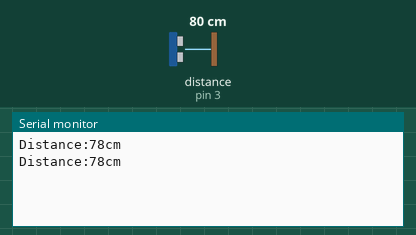
Bench run of a sketch on a simulated Arduino Uno, built with avr-gcc and run on an emulated ATmega328P. Shown: the last lines printed to the serial monitor. Wiring (inferred from the names in the program): ultrasonic range finder: trigger pin 2; echo pin 3. The test bench sets the inputs (shaded band); at power-on: distance to the obstacle (sensor on pin 3) 80 cm. The echo pulse lasts 58.3 µs per cm.

Above: at 1.8 s.
1.9 s: distance to the obstacle (sensor on pin 3) set to 2 cm
At 2.7 s:
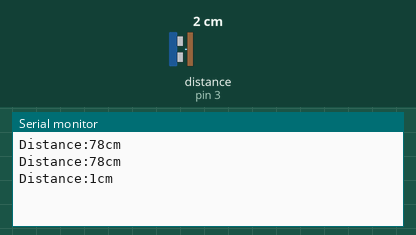
3.4 s: distance to the obstacle (sensor on pin 3) set to 4 cm
At 4.8 s:
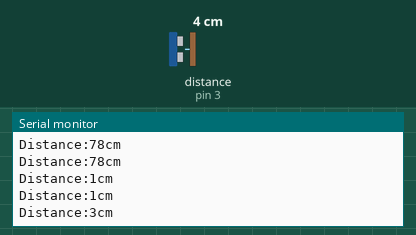
Timing chart, 0 to 6.4 s (numbered marks = the images above; inputs shaded):
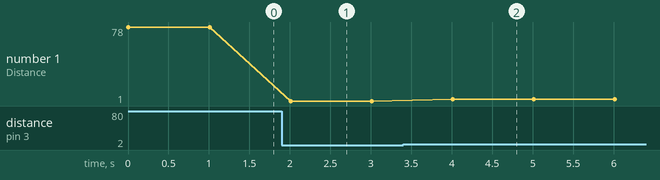

The sketch:

HC-SR04.ino
```cpp
#define Trig 2
#define Echo 3

long ProTime, Dist;

long Trigger(){
  digitalWrite(Trig,LOW);
  digitalWrite(Trig,HIGH);
  delayMicroseconds(10);
  digitalWrite(Trig,LOW);

  return pulseIn(Echo, HIGH);
}
void setup() {
  pinMode(Trig,OUTPUT);
  pinMode(Echo,INPUT);
  Serial.begin(9600);
}

void loop() {
  ProTime = Trigger();
  Dist = ProTime / 59;
  String message = "Distance:";
  message += Dist;
  message += "cm";
  Serial.println(message);
  delay(1000);
}
```

Measured:
- after the input at 1.9 s, the serial monitor: prints a new line after 0.11 s (image 1)
- after the input at 3.4 s, the serial monitor: prints a new line after 0.61 s (image 2)
- plotted number 1: 78 → 1 after the input at 1.9 s, 1 → 3 after the input at 3.4 s
